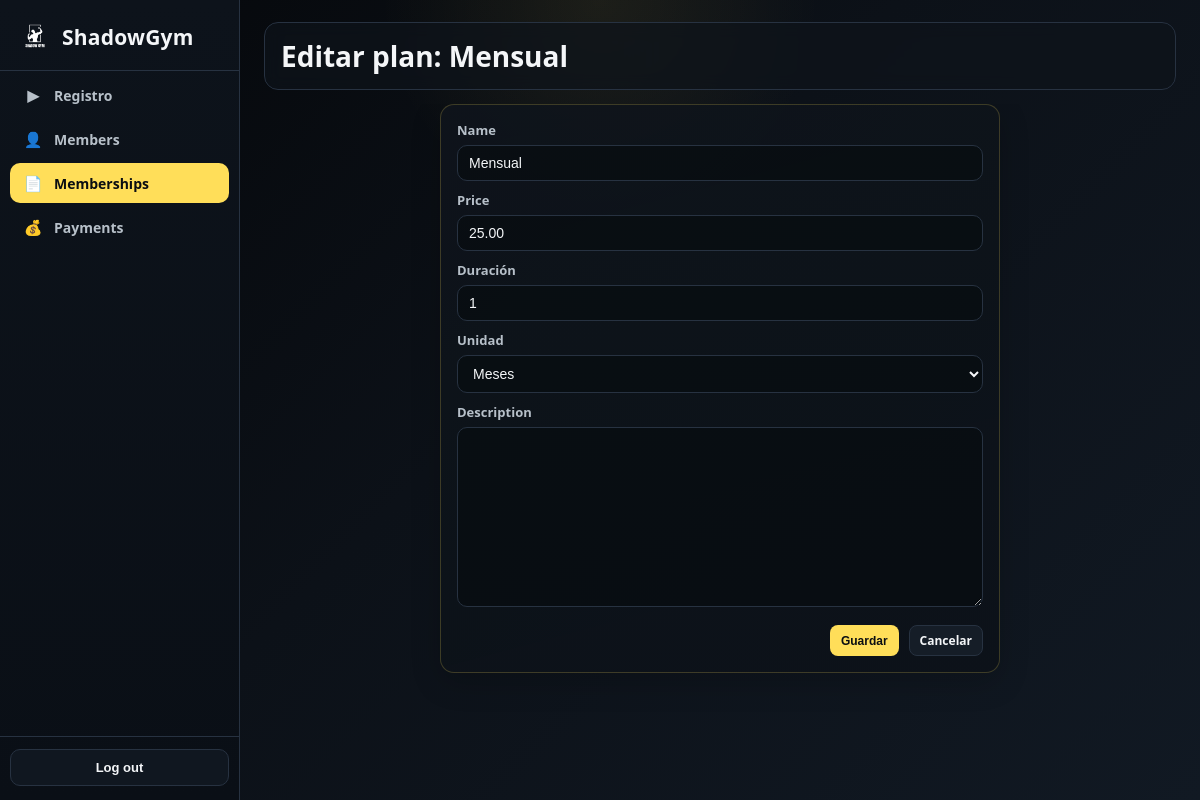
The page /memberships/5/edit/ (signed in) on the database its author committed.
### memberships/models.py (models this page shows, shortened)
class Plan(models.Model):
    DAYS = 'days'
    MONTHS = 'months'
    YEARS = 'years'
    DURATION_UNIT_CHOICES = [
        (DAYS, 'Días'),
        (MONTHS, 'Meses'),
        (YEARS, 'Años'),
    ]
    name = models.CharField(max_length=100, unique=True)
    price = models.DecimalField(max_digits=6, decimal_places=2, validators=[MinValueValidator(0.01)])
    duration_value = models.PositiveIntegerField(default=1, validators=[MinValueValidator(1)], verbose_name='Duración')
    duration_unit = models.CharField(max_length=10, choices=DURATION_UNIT_CHOICES, default=MONTHS, verbose_name='Unidad')
    duration_days = models.PositiveIntegerField(editable=False)
    description = models.TextField(blank=True, null=True)
    class Meta:
        ordering = ['name']
        verbose_name = "Plan"
        verbose_name_plural = "Planes"

### memberships/views.py (the view)
# urls.py: path('<int:pk>/edit/', edit_plan, name='edit'),
@login_required
def edit_plan(request, pk):
	plan = get_object_or_404(Plan, pk=pk)
	form = PlanForm(request.POST or None, instance=plan)
	if request.method == 'POST' and form.is_valid():
		form.save()
		messages.success(request, 'Plan actualizado correctamente.')
		return redirect('memberships:index')
	return render(request, 'dashboard/form.html', {
		'form': form,
		'title': f'Editar plan: {plan.name}',
		'cancel_url': 'memberships:index',
	})

### memberships/forms.py
class PlanForm(forms.ModelForm):
    class Meta:
        model = Plan
        fields = [
            'name',
            'price',
            'duration_value',
            'duration_unit',
            'description',
        ]

### templates/dashboard/form.html (shortened to what this page needs)
{% extends 'dashboard/base.html' %}
{% block section_title %}{{ title }}{% endblock %}
{% block content %}
<section class="panel form-panel">
    <form method="post" class="dashboard-form">
        {% for field in form %}
            <div class="form-row">
                {% if field.field.widget.input_type == 'checkbox' %}
                    <div class="checkbox-row">
                        {{ field }}
                        <label for="{{ field.id_for_label }}">{{ field.label }}</label>
                    </div>
                {% else %}
                    <label for="{{ field.id_for_label }}">{{ field.label }}</label>
                    {{ field }}
                {% endif %}
            </div>
        {% endfor %}
        <div class="form-actions">
            <button class="action-link submit" type="submit">Guardar</button>
            <a class="action-link" href="{% url cancel_url %}">Cancelar</a>
        </div>
    </form>
</section>
{% endblock %}

### static/css/dashboard.css (style rules this page uses)
html, body { height: 100vh; overflow: hidden; }
* { box-sizing: border-box; margin: 0; padding: 0; }
:root { --bg: #05070a; --panel: #0f141b; --panel-soft: #141b24; --line: #273241; --text: #f4f6f8; --muted: #b7c0c9; --accent: #ffde59; --danger: #ff8f8f; }
body { font-family: "Segoe UI", sans-serif; background: radial-gradient(circle at top, rgba(255, 222, 89, 0.08), transparent 22%), linear-gradient(135deg, #05070a 0%, #0c1118 45%, #111923 100%); color: var(--text); }
.panel { background: var(--panel); border: 1px solid var(--line); border-radius: 14px; padding: 14px; box-shadow: 0 10px 30px rgba(0, 0, 0, 0.18); min-height: 0; display: flex; flex-direction: column; }
.action-link { display: inline-flex; align-items: center; justify-content: center; border: 1px solid var(--line); background: #151d27; color: var(--text); border-radius: 8px; padding: 6px 10px; font-size: 12px; font-weight: 700; text-decoration: none; transition: transform 0.2s ease, border-color 0.2s ease, box-shadow 0.2s ease; }
.action-link.submit { background: var(--accent); color: #0b0e12; border-color: transparent; }
.form-panel { max-width: 560px; width: 100%; margin: 0 auto; padding: 16px; background: linear-gradient(165deg, rgba(15, 20, 27, 0.95), rgba(12, 18, 25, 0.92)); border-color: rgba(255, 222, 89, 0.2); }
.dashboard-form { display: flex; flex-direction: column; gap: 10px; }
.form-row { display: flex; flex-direction: column; gap: 6px; }
.form-row label { font-size: 13px; color: var(--muted); font-weight: 700; }
.form-row input, .form-row textarea, .form-row select { width: 100%; background: rgba(6, 10, 14, 0.6); border: 1px solid var(--line); border-radius: 10px; color: var(--text); padding: 9px 11px; font-size: 14px; }
.form-row textarea { min-height: 88px; resize: vertical; }
.form-actions { margin-top: 8px; display: flex; gap: 10px; justify-content: flex-end; }

### rows shown on the page
Plan: form "Mensual" "25.00" "1" "Meses"

### other values the page prints
{{ title }} "Editar plan: Mensual"
{{ field.label }} "Name" "Price" "Duración" "Unidad" "Description"
